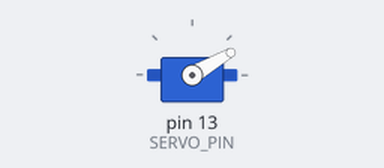
The sketch below on a simulated Arduino Uno, built with avr-gcc and run on an emulated ATmega328P. On the bench: servo.

Above: at 0.05 s.
At 2.9 s:
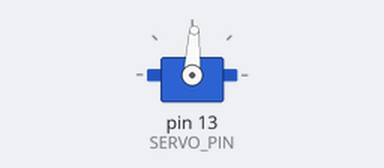
At 5.75 s:
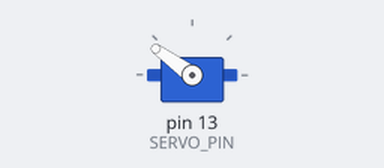
At 11.5 s:
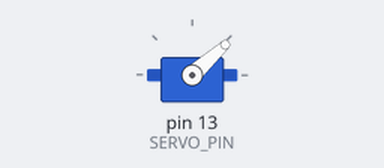
Timing chart, 0 to 15.8 s (numbered marks = the images above):
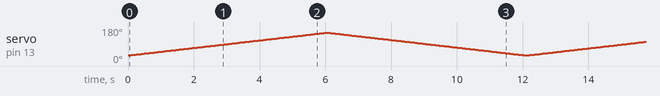

The sketch:

Ejercicio_5.ino
```cpp
#include <Servo.h>

Servo servo;              // Servomotor.
int position = 0;         // Posición del servo.
const int SERVO_PIN = 13; // Pin digital.

void setup() {
  servo.attach(SERVO_PIN);
}

void loop() {
  // Varía la posición de 0 a 180 grados, con esperas de 15ms.
  for (position = 30; position <= 150; position += 1)
  {
    servo.write(position);
    delay(50);
  }

  // Varía la posición de 180 a 0 grados, con esperas de 15ms.
  for (position = 150; position >= 30; position -= 1)
  {
    servo.write(position);
    delay(50);
  }
}
```
